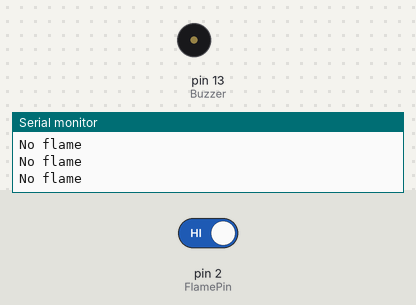
A sketch run on a simulated Arduino Uno, built with avr-gcc and run on an emulated ATmega328P. Shown: buzzer (waves = sounding), the last lines printed to the serial monitor. The inputs (shaded band) are chosen by the test bench; at power-on: pin 2 (FlamePin) HIGH.

Above: at 1.2 s.
1.3 s: pin 2 (FlamePin) driven LOW
At 2.1 s:
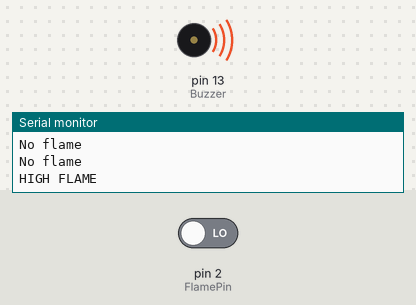
4.3 s: pin 2 (FlamePin) driven HIGH
At 5.7 s:
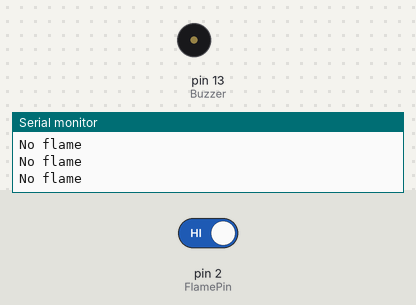
Timing chart, 0 to 7.3 s (numbered marks = the images above; inputs shaded):
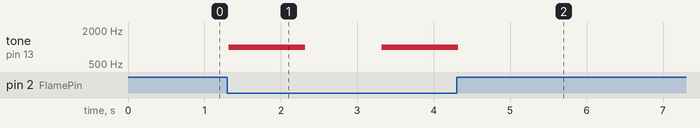

The sketch:

solar.ino
```cpp
// http://www.mrmodder.com visits for more Arduino Projects //
int Buzzer = 13; // Use buzzer for alert
int FlamePin = 2; // This is for input pin
int Flame = HIGH; // HIGH when FLAME Exposed

void setup() {
 pinMode(Buzzer, OUTPUT);
 pinMode(FlamePin, INPUT);
 Serial.begin(9600);

}

void loop() {
 Flame = digitalRead(FlamePin);
 if (Flame== LOW)
 {
 Serial.println("HIGH FLAME");
 tone(Buzzer, 1000); // Send 1KHz sound signal...
  delay(1000);        // ...for 1 sec
  noTone(Buzzer);     // Stop sound...
  delay(1000);
 }
 else
 {
 Serial.println("No flame");
 digitalWrite(Buzzer, HIGH);
 }
}
```

Measured:
- after the input at 1.3 s, tone on pin 13 (Buzzer): silent → 1000 Hz at once, → silent 1.0 s later, → 1000 Hz 1.0 s later
- after the input at 4.3 s, tone on pin 13 (Buzzer): goes on until 4.3 s, then stays silent
